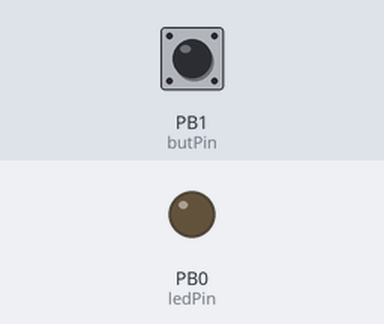
Simulated run of this sketch. Board: ATtiny85, built with avr-gcc and run on an emulated ATtiny85. Shown: output pins drawn as LEDs (lit = HIGH). The test bench sets the inputs (shaded band); at power-on: PB1 (butPin) HIGH.

Above: at 1.2 s.
1.3 s: PB1 (butPin) pulled LOW for 3.2 s
At 2.9 s:
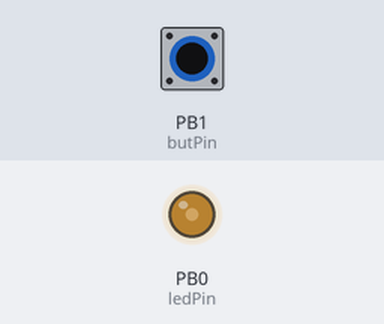
6.0 s: PB1 (butPin) pulled LOW for 3.2 s
At 8.1 s:
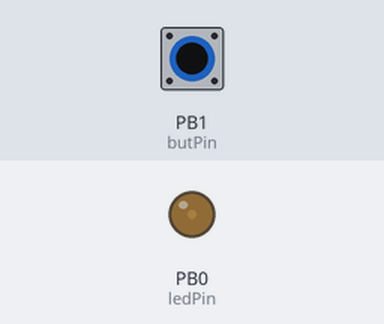
10.7 s: PB1 (butPin) pulled LOW for 3.2 s
At 12.6 s:
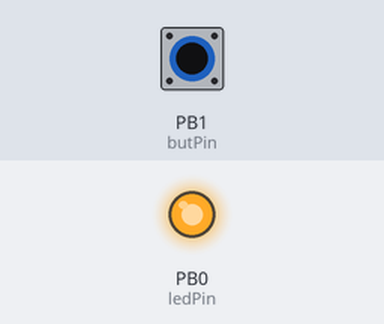
Timing chart, 0 to 14.1 s (numbered marks = the images above; inputs shaded):
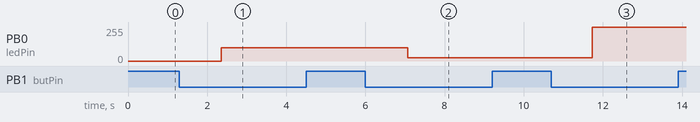

Measured:
- after the input at 1.3 s, PB0 (ledPin): 0/255 → 100/255 after 1.1 s
- after the input at 6.0 s, PB0 (ledPin): 100/255 → 25/255 after 1.1 s
- after the input at 10.7 s, PB0 (ledPin): 25/255 → 255/255 after 1.0 s

The sketch:

Firmware_3.ino
```cpp
// (licence header left out)
// ПІДКЛЮЧЕННЯ БІБЛІОТЕК
#include <avr/sleep.h> // Підключаємо бібліотеку для роботи з sleep_mode

// ПРИВЯЗКА ПІНІВ
#define butPin 1 // 6 Пін кнопки (PB1)
#define ledPin 0 // 5 Пін виходу pwm (PB0)

// ОГОЛОШЕННЯ ЗМІННИХ

//Обробка кнопки:
#define debounceInterval 50 // Інтервал для фільтрації дребезгу контактів кнопки. За потреби (наприклад, при неякісній кнопці) збільшіть значення
#define buttonLongPressDuration 1000 // Час, після якого програма сприймає натискання кнопки як довге
bool previousStateButton = LOW; // Попередній стан кнопки (По дефолту не натиснута)
bool longPressState = false; // Стан довгого натиску (По дефолту FALSE)
unsigned long buttonLastPress; // Запамятовує момент коли кнопку натиснули(Час останнього натискання кнопки)
unsigned long previousButtonMillis; // Запамятовує час останнього зчитування стану кнопки з урахуванням debounceInterval
unsigned long buttonPressDuration; // Зберігає данні про те скільки часу кнопка утримується

// LightMode
byte lightMode = 3; // Зберігає номер поточного режиму світіння (По дефолту це 3 режим, світлодіод не світить)
#define EEPROM_ADDR 0 // Оголошуємо адрес eeprom памяті куди зберігатиметься змінна lightMode

// sleep_mode
volatile bool sleepState = true; // Показує чи перебуває мікроконтролер у режимі сну, якщо true - спить, якщо false - працює
volatile bool isFirstPress = false; // Показує чи було вже перше коротке або довге натискання перед сном, ця змінна потрібна для коректної обробки кнопки після виходу мікроконтролера з режиму сну

// ОСНОВНИЙ БЛОК КОДУ

void setup() {
  pinMode(butPin, INPUT_PULLUP); // Оголошуємо butPin як вхід з підтяжкою до VCC !Сигнал з кнопки інвертований
  pinMode(ledPin, OUTPUT);

  MCUCR|= 1<<SE; // Вмикаємо можливість переходу в режим сну, те саме що sleep_enable()
  MCUCR|=(1<<SM1) | (0<<SM0); // Задаємо режим сну: "SLEEP_MODE_PWR_DOWN" самий економний режим сну (споживання ~30мкА)

  GIMSK|= 1<<INT0; // Вмикаємо переривання INT0 на 6 піні(PB1), переривання спрацьовує коли на піні зявляється LOW (низький рівень сигналу)
  sei(); // Дозволяємо глобальні переривання, насправді це не обовязково писати, але йой най буде)
}

// Функція читання з EEPROM
uint8_t eeprom_read(uint8_t addr) {
  while (EECR & (1 << EEPE));     // Чекаємо завершення попереднього запису
  EEAR = addr;                    // Записуємо адресу у регістр адреси EEPROM
  EECR |= (1 << EERE);            // Запускаємо операцію читання з EEPROM
  return EEDR;                    // Повертаємо прочитане значення з регістру даних EEPROM
}

// Функція запису в EEPROM
void eeprom_write(uint8_t addr, uint8_t data) {
  while (EECR & (1 << EEPE));     // Чекаємо, поки завершиться попередній запис
  EEAR = addr;                    // Встановлюємо адресу EEPROM, куди будемо записувати
  EEDR = data;                    // Записуємо байт даних у регістр даних EEPROM
  EECR |= (1 << EEMPE);           // Встановлюємо дозвіл на запис
  EECR |= (1 << EEPE);            // Виконуємо запис
}

// Функція обробника кнопки
void buttonProcessing() {

  if(millis() - previousButtonMillis > debounceInterval) // Фльтруємо дребезг кнопки
  {
    bool buttonState = !digitalRead(butPin); // Читаємо стан кнопки та інвертуємо його, оскільки кнопка з INPUT_PULLUP

    if (buttonState == HIGH && previousStateButton == LOW && !longPressState) // Перевіряє чи кнопка натиснута
    {
      buttonLastPress = millis();
      previousStateButton = HIGH;
    }

    buttonPressDuration = millis() - buttonLastPress; // Віднімаємо поточний час millis() від buttonLastPress щоб дізнатися скільки часу кнопка натиснута

    if (buttonState == HIGH && !longPressState && buttonPressDuration >= buttonLongPressDuration) // Обробка довгого натискання
    {
      longPressState = true;
      lightMode = (lightMode + 1) % 3; // Поступово збільшуємо lightMode, якщо lightMode > 2 ми його обнуляємо
      // 3 це номер останнього режиму який по дефолту повинен вимикати світлодіод, тому якщо ви змінили кількість режимів то також змініть це значення

      if(!isFirstPress) //Перевірка чи ще не було короткого натискання кнопки після sleep_mode
      {
        isFirstPress = true;
      }
    }

    if (buttonState == LOW && previousStateButton == HIGH) // Перевіряє чи кнопка відпущена
    {
      previousStateButton = LOW;
      longPressState = false;

      if (buttonPressDuration < buttonLongPressDuration) // Обробка короткого натискання
      {

        if (isFirstPress) // Якщо коротке натискання вже відбулося після виходу зі сну
        {
          eeprom_write(EEPROM_ADDR, lightMode); // Записуємо останній вибраний режим у EEPROM
          lightMode = 3; // lightMode присвоюємо 3, це останній режим у якому світлодіод повинен бути повністю вимкненим
          sleepState = true; // Прапорець sleepState присвоюємо true, щоб мікроконтролер зайшов у сон
        }
        else
        {
          isFirstPress = true;
        }
      }
    }
    previousButtonMillis = millis(); // Попередній час = поточний час
  }
}

// Функція перемикання режимів
void lightSwitch(){

  switch (lightMode)
  {
    // 1 Режим (Максимальна яскравість)
    case 0:
    analogWrite(ledPin, 255); // Cвітимо на максимальну яскравість (Споживання ~350мА)
    break;

    // 2 Режим (Середня яскравість)
    case 1:
    analogWrite(ledPin, 100); // Яскравість: 100 із 255, середня яскравість (Споживання ~140мА)
    break;

    // 3 Режим (Мінімальна яскравість)
    case 2:
    analogWrite(ledPin, 25); // Яскравість 25 із 255, мінімальна яскравість (Споживання ~40мА)
    break;

    // Стан світлодіоду по замовчуванню (Виключений)
    case 3:
    analogWrite(ledPin, 0); // Яскравість 0 із 255, світлодіод виключений
    break;
  }
}

// Обробник переривань, запускається коли мікроконтролер знаходиться у режимі сну та спрацьовує переривання INT0 на PB1
ISR(INT0_vect){
  lightMode = eeprom_read(EEPROM_ADDR); // Читаємо останній режим світіння з EEPROM та присвоюєм його lightMode
  isFirstPress = false; // За замовчуванням, першого натиску на кнопку ще не було
  sleepState = false; // Прапорець sleepState виставляємо в false, тим самим забороняємо режим сну та виходимо з нього у функції sleepCheck
}

// Функція перевірки сну
void sleepCheck(){
  if(sleepState) // Якщо sleepState = true, тобто режим сну дозволено
  {
    MCUCR|= 1<<SE; // Вмикаємо можливість переходу в режим сну, те саме що sleep_enable()
    GIMSK|= 1<<INT0; // Вмикаємо переривання INT0 на 6 піні(PB1), переривання спрацьовує коли на піні зявляється LOW (низький рівень сигналу)
    sleep_mode(); // Солодко засинаємо :)
  }
  else
  {
    MCUCR&= ~(1<<SE); // Забороняємо перехід в режим сну, те саме що sleep_disable()
    GIMSK&= ~(1<<INT0); // Вимикаємо переривання INT0 на PB1
  }
}

// Головний цикл
void loop() {
  sleepCheck(); // Викликаємо функцію перевірки сну
  buttonProcessing(); // Викликаємо функцію обробника кнопки
  lightSwitch(); // Викликаємо функцію перемикання режимів світіння
}

// Версія прошивки: V1.0
// Усі режими стабільні, збереження в EEPROM працює
// Режим сну перевірено — 30μA в sleep_mode

// Код протестовано на ATtiny13A @9.6 MHz, BOD level - 2.7V, живлення 3.7В Li-ion (Fuses: lfuse: 3A hfuse: FB)
```
